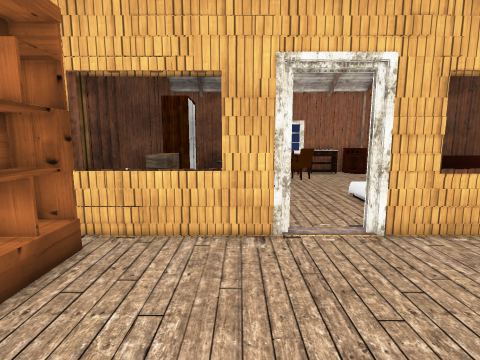
View 1 (above)

19 first-person views from a walk through a 3-D level made in the Unity game engine. The camera is 1.43 m above the floor, tilts 8° down and sees 85° across. The floor is counted in squares, 0.45 m on a side. Each view is taken from the middle of a square. On the plan, view 1 faces up. The plan holds only what a view shows up to about 20 squares ahead; the rest is blank. The place goes on beyond the plan. The player is left out. Door leaves are left out, so doorways stand open. Some surface patterns are stand-ins.

View 2
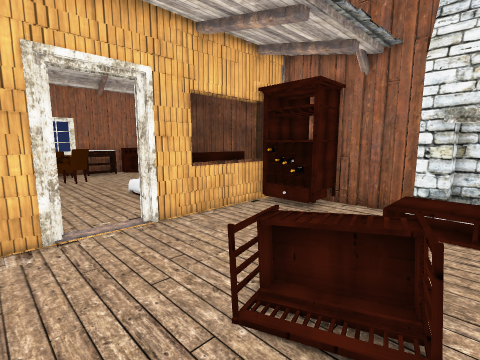

View 3
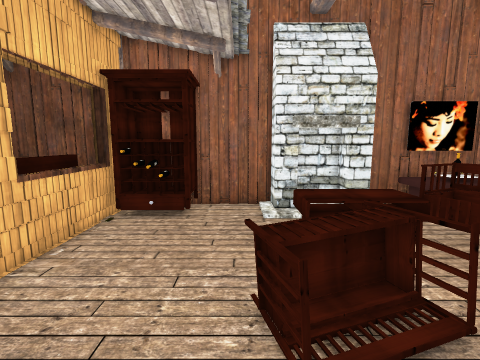

View 4
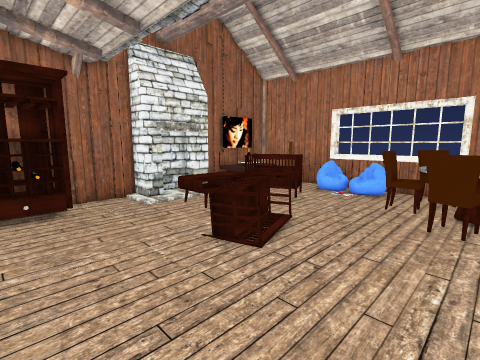

View 5
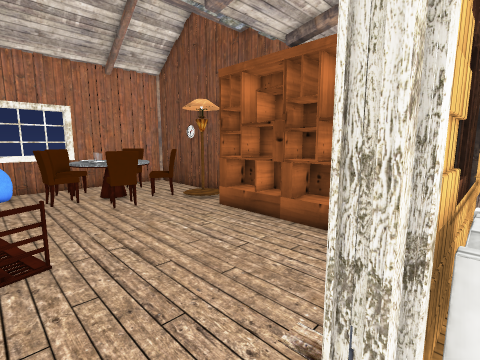

View 6
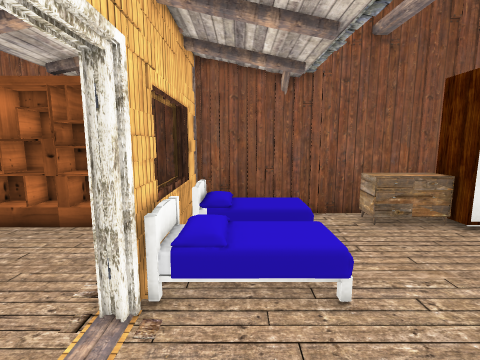

View 7
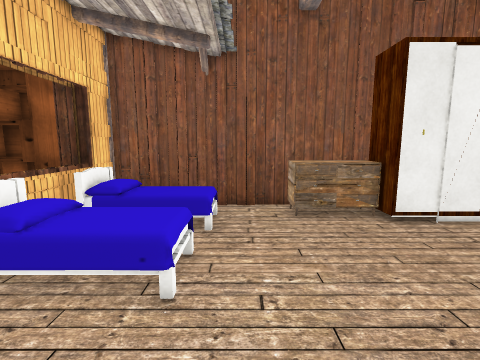

View 8
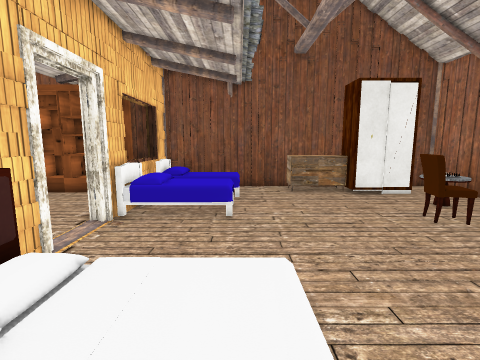

View 9
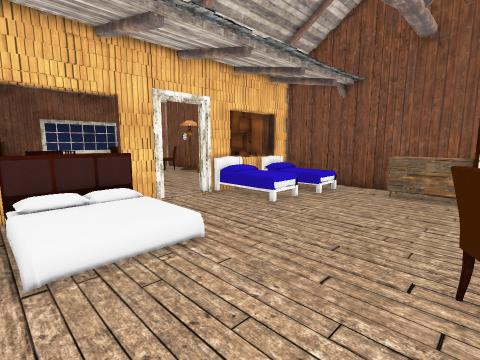

View 10
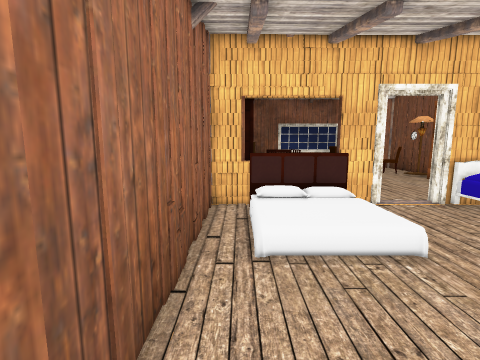

View 11
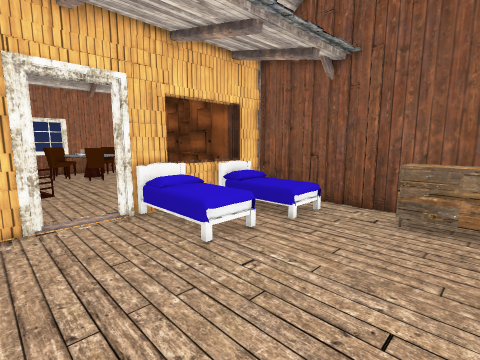

View 12
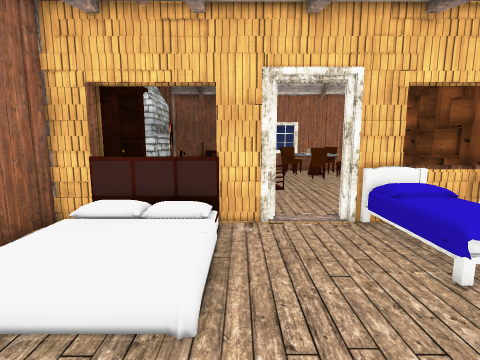

View 13
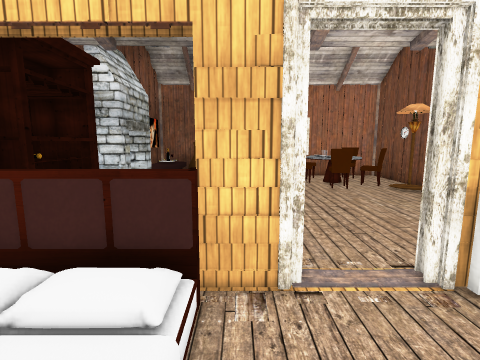

View 14
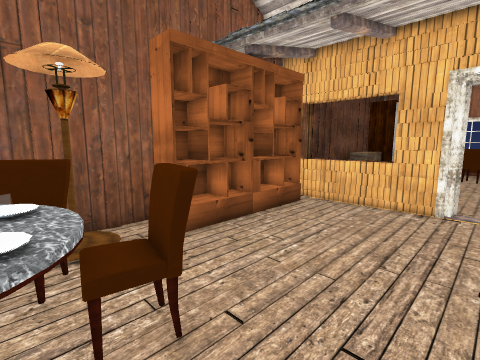

View 15
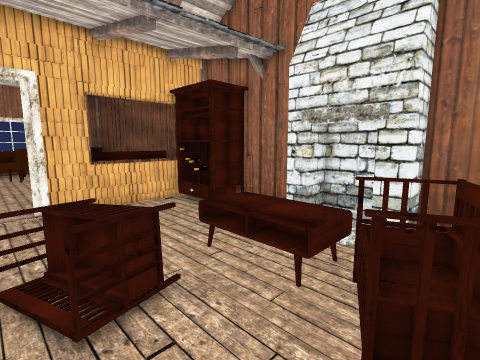

View 16
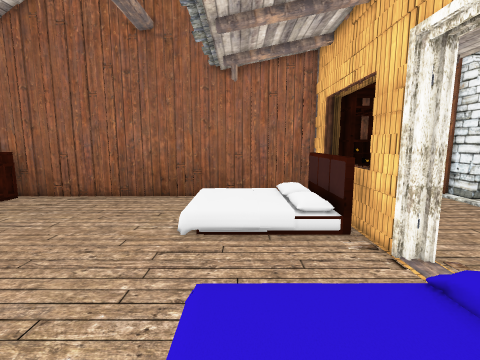

View 17
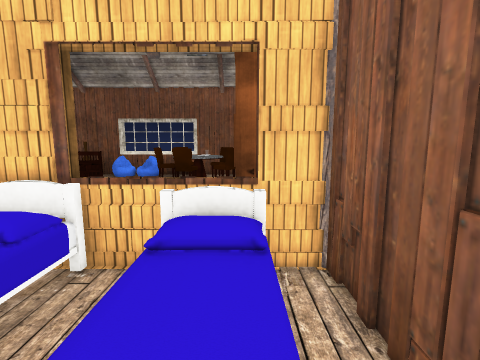

View 18
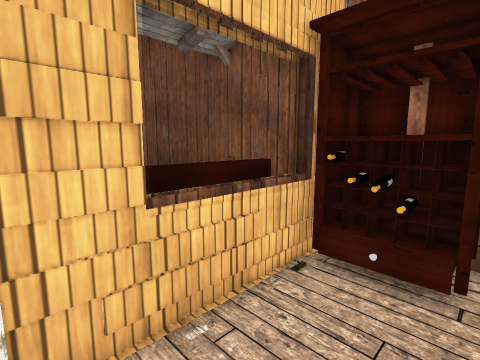

View 19
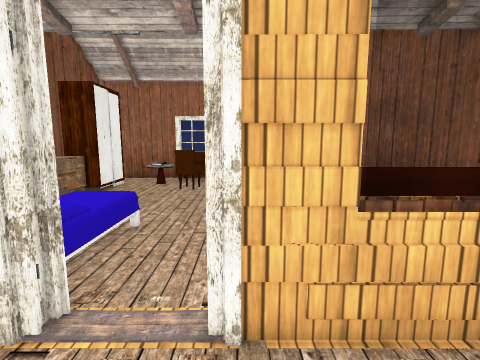

### Floor plan
Points are (right, up) in squares from view 1. A wall is a line through its corners. A room is listed if a view was taken in it or the views show most of it. See-through windows are left out.
Room 1 (views 1, 2, 3, 4, 14, 15, 18, 19)
walls: (1.8, 9.1) (1.5, 8.8) (-5.6, 8.8); (1.6, 9.6) (1.6, 8.8); (12.1, 0.3) (12.1, 1.4) (13.5, 1.4) (13.5, 3.6); (-0.7, 9) (-5.8, 9); (13.5, 4.4) (13.5, 5.9); (13.5, 6.5) (13.5, 7); (12.2, 8.8) (4.7, 8.8) (4.7, 9.6); (12.3, 9) (6.8, 9); (12.1, 9.6) (11.5, 9.6); (-7.2, 0.3) (-7.2, -5); (13.5, -5.5) (13.5, -3.1) (12.1, -3.1) (12.1, -2.1)
low walls: (8, 9.3) (7, 9.3); (9.1, 9.3) (8.2, 9.3); (10.2, 9.3) (9.7, 9.3)
ways out: opening at (3, 9) to room 2; open door at (4, 9) to room 2
objects: other object (-6, 0) to (-5, 8); other object (-5, -5) to (-3, -4); other object (-2, -5); other object (-2, -4) to (0, -2); other object (0, -5); other object (1, -5) to (2, -5); other object (3, -1) to (6, 3); other object (6, -5) to (9, -3); other object (7, -2) to (9, 1); other object (11, -5) to (13, -5); other object (11, 6); other object (11, 7); other object (11, 8); other object (12, 5) to (13, 8); other object (14, 4)
Room 2 (views 5, 6, 7, 8, 9, 10, 11, 12, 13, 16, 17)
walls: (4.7, 9.6) (8.4, 9.5); (-7.2, 18.6) (-7.2, 9.6) (1.6, 9.6); (11.4, 9.5) (13.5, 9.5) (13.5, 23.5); (11.7, 9.3) (12.7, 9.3); (-7.2, 23.4) (-7.2, 21.4); (-6.6, 9.3) (1.3, 9.3)
low walls: (-4.1, 9) (-3.4, 9)
ways out: opening at (3, 9) to room 1; open door at (4, 9) to room 1
objects: other object (-7, 18) to (-5, 22); other object (-6, 10) to (-3, 15); other object (-6, 22) to (-4, 23); other object (-1, 10) to (1, 15); other object (1, 23) to (2, 23); other object (5, 23) to (6, 23); other object (7, 10) to (11, 10)

Positions as (right, up) in squares from view 1, and headings:
1: (0, 0), facing up
2: (0, -1), facing up-right
3: (0, 3), facing right
4: (-2, 8), facing down-right
5: (4, 10), facing down-left
6: (7, 12), facing left
7: (6, 16), facing left
8: (12, 15), facing left
9: (12, 23), facing down-left
10: (12, 23), facing down
11: (6, 21), facing down-left
12: (6, 20), facing down
13: (6, 15), facing down
14: (3, -5), facing up-left
15: (3, -5), facing up-right
16: (-2, 14), facing right
17: (-5, 16), facing down
18: (5, 5), facing up-right
19: (5, 5), facing up
